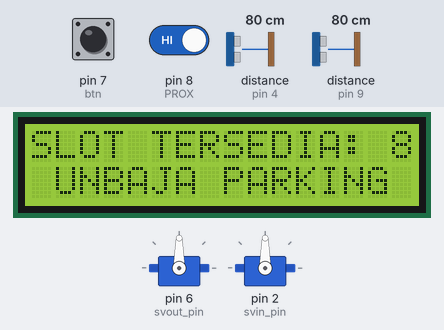
Bench run of a sketch on a simulated Arduino Uno, built with avr-gcc and run on an emulated ATmega328P. Parts: 2 × servo, 16×2 character LCD. Wiring (inferred from the names in the program): 2 × ultrasonic range finder: trigger pin 3, echo pin 4 / trigger pin 10, echo pin 9. Inputs (shaded band) come from the test bench; at power-on: pin 7 (btn) LOW, distance to the obstacle (sensors on pin 4, pin 9) 80 cm, pin 8 (PROX) HIGH. The echo pulse lasts 58.3 µs per cm; what the sketch prints to the serial monitor is not drawn.

Above: at 1.2 s.
1.3 s: pin 7 (btn) pulled HIGH for 0.15 s
At 2.5 s:
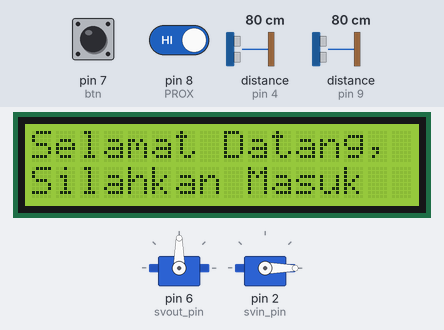
2.9 s: distance to the obstacle (sensor on pin 4) set to 8 cm
4.4 s: distance to the obstacle (sensor on pin 4) set to 5 cm
At 4.78 s:
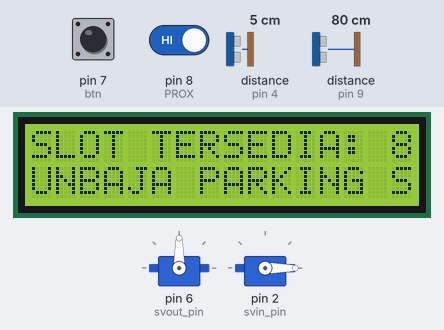
7.1 s: pin 8 (PROX) driven LOW
At 8.3 s:
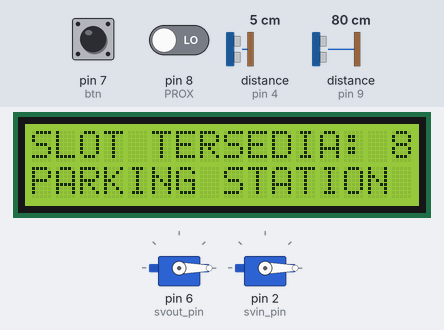
8.6 s: distance to the obstacle (sensor on pin 9) set to 8 cm
11.6 s: distance to the obstacle (sensor on pin 9) set to 5 cm
At 11.87 s:
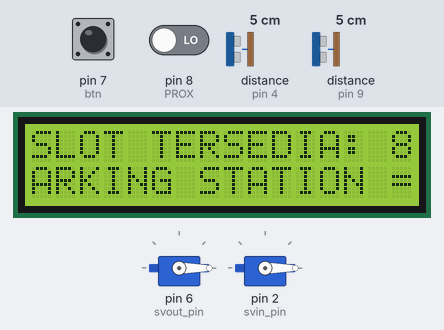
Timing chart, 0 to 14.6 s (numbered marks = the images above; inputs shaded):
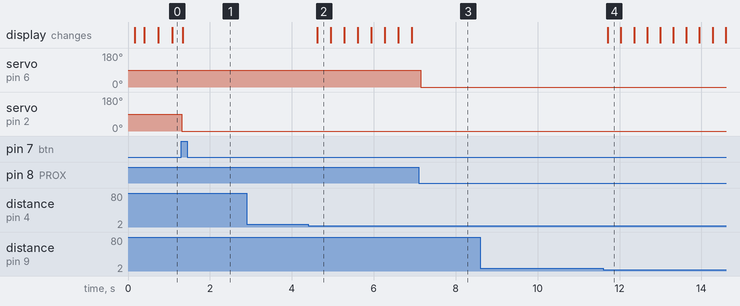

Measured:
- the behaviour switches between 7 and 6 cm on distance to the obstacle (sensor on pin 4) (found by bisection; images 1 and 2)
- the behaviour switches between 7 and 6 cm on distance to the obstacle (sensor on pin 9) (found by bisection; images 3 and 4)
- after the input at 1.3 s, servo on pin 2 (svin_pin): 90° → 0° at once; the display: changes at once (image 1)
- after the input at 2.9 s, every drawn part: stays the same
- after the input at 4.4 s, the display: changes after 0.22 s (image 2)
- after the input at 7.1 s, servo on pin 6 (svout_pin): 90° → 0° after 0.05 s
- after the input at 8.6 s, every drawn part: stays the same
- after the input at 11.6 s, the display: changes after 0.12 s (image 4)

The sketch:

sketch.ino
```cpp
#include <Servo.h>
#include <LiquidCrystal.h>


#define btn 7

#define TRIG_PIN 3
#define ECHO_PIN 4

#define ECHO_PIN_OUT 9
#define TRIG_PIN_OUT 10

#define svin_pin 2
#define svout_pin 6

#define PROX 8


// LCD PIN
const int rs = A5,
  en = A4,
  d4 = A0,
  d5 = A1,
  d6 = A2,
  d7 = A3;
LiquidCrystal lcd(rs, en, d4, d5, d6, d7);

// LCD PROPS
char * LargeText = " = UNBAJA PARKING STATION ";
int iLineNumber = 1;
int iCursor = 0;

Servo svin;
Servo svout;

long duration, distance;
long duration_out, distance_out;

unsigned long previousMillis = 0;

void setup() {
  Serial.begin(9600);
  svout.attach(svout_pin);
  svout.write(90);
  lcd.begin(16, 2);
  pinMode(TRIG_PIN, OUTPUT);
  pinMode(ECHO_PIN, INPUT);
  pinMode(TRIG_PIN_OUT, OUTPUT);
  pinMode(ECHO_PIN_OUT, INPUT);
  pinMode(PROX, INPUT);

  // Setup Tombol
  pinMode(btn, INPUT);
  // Attach Servo
  svin.attach(svin_pin);
  // Posisi Default Servo
  svin.write(90);
}

// Nilai Awal Slots = 8
int slots = 8;

void loop() {
  digitalWrite(TRIG_PIN, LOW);
  delayMicroseconds(2);
  digitalWrite(TRIG_PIN, HIGH);
  delayMicroseconds(10);
  digitalWrite(TRIG_PIN, LOW);
  duration = pulseIn(ECHO_PIN, HIGH);
  distance = (duration / 2) / 29.1;
  // Serial.println("Jarak: " + String(distance));
  delay(100);

  lcd.setCursor(0, 0);

  // Jika slots lebih dari 0, maka Display Jumlah slots. Kika tidak, Slot Penuh
  if (slots > 0) {
    lcd.print("SLOT TERSEDIA: " + String(slots));
  } else {
    lcd.print("  SLOT PENUH      ");
  }

  // LCD Scroll (Baris Kedua)
  LCDScroll(300);

  // Status Tombol
  bool sbtn = digitalRead(btn);

  Serial.print("BTN: ");
  Serial.println(sbtn);

  // Status sudut servo saat ini
  int svin_status = svin.read();

  while (sbtn == 1 && slots > 0) {
    if (sbtn == 1 && svin_status != 0) {
      svin.write(0);
      delay(20);
      lcd.setCursor(0, 0);
      lcd.print("Selamat Datang,  ");
      lcd.setCursor(0, 1);
      lcd.print("Silahkan Masuk  ");
    }

    digitalWrite(TRIG_PIN, LOW);
    delayMicroseconds(2);
    digitalWrite(TRIG_PIN, HIGH);
    delayMicroseconds(10);
    digitalWrite(TRIG_PIN, LOW);
    duration = pulseIn(ECHO_PIN, HIGH);
    distance = (duration / 2) / 29.1;
    // Serial.println("Jarak: " + String(distance));
    delay(100);

    if (distance > 0 && distance < 6) {
      break;
    }
  } // end while loop

  if (svin_status == 0 && distance > 0 && distance > 6) {
    delay(1000);
    svin.write(90);
    slots--;
  }
  //Gate Out


  // Servo svout;


  int status = digitalRead(PROX);
  Serial.println("Proximity: " + String(status));

  int svout_status = svout.read();

  //HERE WEGO

  digitalWrite(TRIG_PIN_OUT, LOW);
  delayMicroseconds(2);
  digitalWrite(TRIG_PIN_OUT, HIGH);
  delayMicroseconds(10);
  digitalWrite(TRIG_PIN_OUT, LOW);
  duration_out = pulseIn(ECHO_PIN_OUT, HIGH);
  distance_out = (duration_out / 2) / 29.1;
  Serial.println("Jarak Keluar: " + String(distance_out));

  while (status == 0) {
    if (status == 0 && svout_status != 0) {
      svout.write(0);
      delay(20);
    }
  digitalWrite(TRIG_PIN_OUT, LOW);
  delayMicroseconds(2);
  digitalWrite(TRIG_PIN_OUT, HIGH);
  delayMicroseconds(10);
  digitalWrite(TRIG_PIN_OUT, LOW);
  duration_out = pulseIn(ECHO_PIN_OUT, HIGH);
  distance_out = (duration_out / 2) / 29.1;
  Serial.println("Jarak Keluar: " + String(distance_out));

    if (distance_out > 0 && distance_out < 6) {
      break;
    }
  } // end while loop

   if (svout_status == 0 && distance_out > 0 && distance_out > 6) {
    delay(1000);
    svout.write(90);
    slots++;
  }

}


void updateLCDDisplay() {
  int iLenofLargeText = strlen(LargeText);
  if (iCursor == (iLenofLargeText - 1)) {
    iCursor = 0;
  }
  lcd.setCursor(0, iLineNumber);
  if (iCursor < iLenofLargeText - 16) {
    for (int iChar = iCursor; iChar < iCursor + 16; iChar++) {
      lcd.print(LargeText[iChar]);
    }
  } else {
    for (int iChar = iCursor; iChar < (iLenofLargeText - 1); iChar++) {
      lcd.print(LargeText[iChar]);
    }
    for (int iChar = 0; iChar <= 16 - (iLenofLargeText - iCursor); iChar++) {
      lcd.print(LargeText[iChar]);
    }
  }
  iCursor++;
}

void LCDScroll(long milidetik) {
  unsigned long currentMillis = millis();

  if (currentMillis - previousMillis >= milidetik) {
    // save the last time you blinked the LED
    previousMillis = currentMillis;

    // if the LED is off turn it on and vice-versa:
    updateLCDDisplay();
  }
}
```
